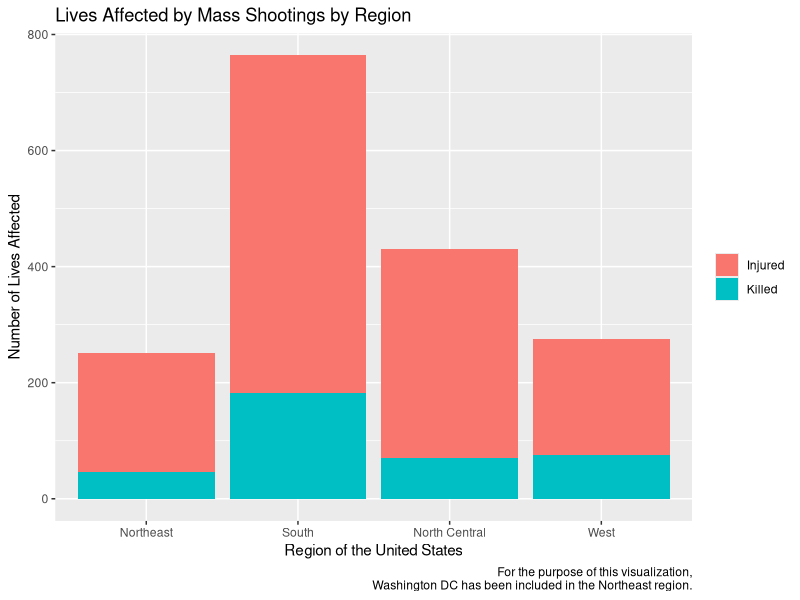

Recreate this plot in R.
# Analysis Setup
library(dplyr)
library(tidyr)
library(ggplot2)
shootings <- read.csv("data/shootings-2018.csv", stringsAsFactors = F)

# Summary Information
num_total_shootings <- nrow(shootings)
lives_lost <- sum(shootings$num_killed)
city_most_impact <- shootings %>%
  group_by(city) %>%
  summarize(num_shootings = n()) %>%
  filter(num_shootings == max(num_shootings)) %>%
  pull(city)
shootings_only_injured <- shootings %>%
  filter(num_killed == 0) %>%
  nrow()
num_states_affected <- n_distinct(shootings$state)

# Summary Table
shootings$month <- months(as.Date(shootings$date, "%B %d,%Y"))
shootings_by_month <- shootings %>%
  group_by(month) %>%
  summarize(num_shootings_month = n(),
            num_killed_month = sum(num_killed),
            num_injured_month = sum(num_injured)) %>%
  arrange(match(month, month.name))
names(shootings_by_month)[1] <- "Month"
names(shootings_by_month)[2] <- "Number of Shootings"
names(shootings_by_month)[3] <- "Total Lives Lost"
names(shootings_by_month)[4] <- "Total Injured"

# Thousand Oaks Shooting
th_oaks <- shootings %>%
  filter(city == "Thousand Oaks")

# Plot of lives affected organized by region
shootings$region <- state.region[match(shootings$state, state.name)]
shootings$region[is.na(shootings$region)] <- "Northeast"
shootings <- shootings %>%
  rename(Killed = num_killed) %>%
  rename(Injured = num_injured)
shootings_by_state <- shootings %>%
  select(region, Killed, Injured) %>%
  gather(key = lives_affected, value = num_affected, -region)
shootings_by_region <- ggplot(shootings_by_state) +
  geom_col(mapping = aes(x = region, y = num_affected, fill = lives_affected)) +
  labs(x = "Region of the United States") +
  labs(y = "Number of Lives Affected") +
  labs(fill = NULL) +
  labs(title = "Lives Affected by Mass Shootings by Region") +
  labs(caption = "For the purpose of this visualization,
       Washington DC has been included in the Northeast region.")